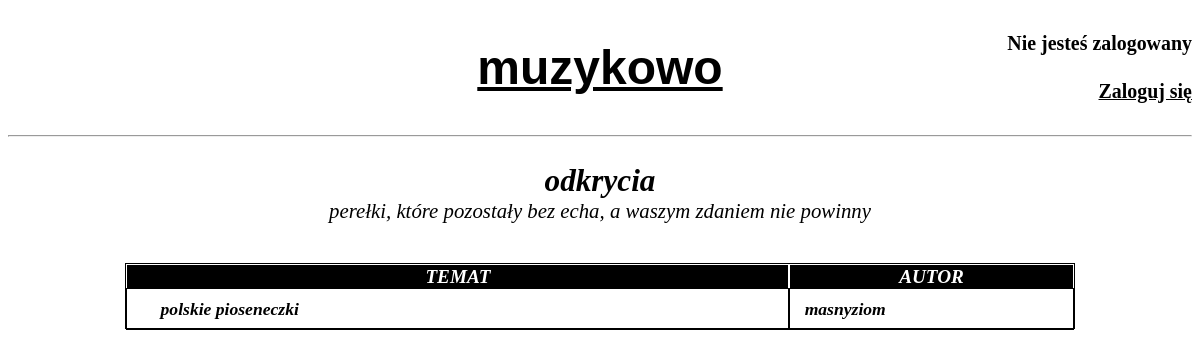
/odkrycia/, run on the app's committed database.
### Forum/models.py (models this page shows, shortened)
class Section(models.Model):
    id = models.AutoField(primary_key=True)
    sortOrder = models.IntegerField()
    name = models.CharField(max_length=64)
    description = models.CharField(max_length=128, default='')

class Thread(models.Model):
    id = models.AutoField(primary_key=True)
    section = models.ForeignKey(Section, on_delete=models.CASCADE)
    title = models.CharField(max_length=128)
    content = models.TextField()
    author = models.ForeignKey(User, on_delete=models.DO_NOTHING)

### Forum/views.py (the view, shortened to what this page needs)
# urls.py: path('<str:sectionName>/', views.sectionpage, name='sectionpage'),
def sectionpage(request, sectionName):
    section = Section.objects.get(name = sectionName)
    threads = Thread.objects.filter(section=section)
    return render(request, 'section.html', {
        'section': section,
        'threads': threads,
    })

### templates/section.html (shortened to what this page needs)
{% extends 'base.html' %}
{% block 'siteContent' %}
<div class="sectionTitle">
    <h2>{{section.name}}</h2>
    <h4>{{section.description}}</h4>
</div>
<div class="sections">
    <div class="sectionsHeader">
        <p><b><i>TEMAT</i></b></p>
        <p><b><i>AUTOR</i></b></p>
    </div>
    {% for thread in threads %}
    <div class="section">
        <a href="{% url 'threadpage' section.name thread.id %}"><p><i><b>{{ thread.title }} </b></i></p></a>
        <p><b><i>{{ thread.author }}</i></b></p>
    </div>
    {% endfor %}
</div>
{% endblock %}

### templates/base.html (style rules this page uses)
a { color: black; }

### templates/section.html (style rules this page uses)
.sections { margin-top: 5vh; margin-left: auto; margin-right: auto; border: 1px black solid; width: 80%; }
.sectionsHeader { display: grid; min-height: 3vh; grid-template-columns: 70% 30%; }
.section { display: grid; min-height: 5vh; grid-template-columns: 70% 30%; }
.section p { padding-left: 5%; text-align: left; display: flex; align-items: center; margin: 0; padding-top: auto; padding-bottom: auto; height: 100%; font-size: 1.1em; border: 1px black solid; }
.sectionsHeader p { font-size: 1.2em; color: white; background-color: black; display: flex; justify-content: center; align-items: center; margin: 0; padding-top: auto; padding-bottom: auto; height: 100%; border: 1px white solid; }
.section a { text-decoration: none; }
.sectionTitle { font-style: italic; text-align: center; margin: 0; font-size: 1.3em; }
.sectionTitle h2 { margin-bottom: 0; }
.sectionTitle h4 { font-weight: 100; margin: 0; }

### data on the page
Section: name "odkrycia", description "perełki, które pozostały bez echa, a waszym zdaniem nie powinny"
Thread: title "polskie pioseneczki", author "masnyziom"
